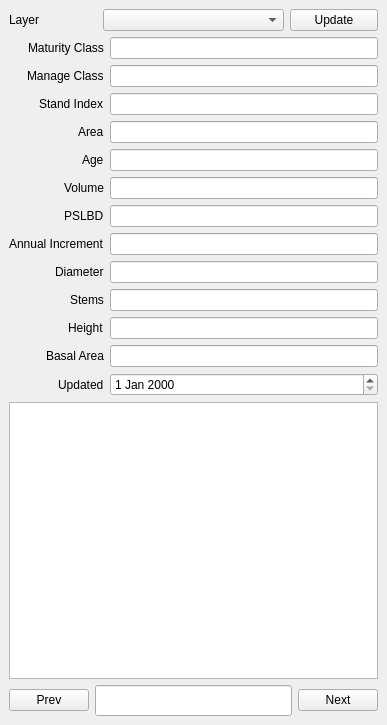
<?xml version="1.0" encoding="UTF-8"?>
<ui version="4.0">
 <class>StandBrowserDockWidgetBase</class>
 <widget class="QDockWidget" name="StandBrowserDockWidgetBase">
  <property name="geometry">
   <rect>
    <x>0</x>
    <y>0</y>
    <width>387</width>
    <height>725</height>
   </rect>
  </property>
  <widget class="QWidget" name="dockWidgetContents">
   <layout class="QGridLayout" name="gridLayout">
    <item row="3" column="0" colspan="4">
     <layout class="QFormLayout" name="formLayout">
      <property name="fieldGrowthPolicy">
       <enum>QFormLayout::AllNonFixedFieldsGrow</enum>
      </property>
      <property name="labelAlignment">
       <set>Qt::AlignRight|Qt::AlignTrailing|Qt::AlignVCenter</set>
      </property>
      <item row="1" column="0">
       <widget class="QLabel" name="lblMaturity">
        <property name="text">
         <string>Maturity Class</string>
        </property>
       </widget>
      </item>
      <item row="1" column="1">
       <widget class="QLineEdit" name="leMaturity">
        <property name="readOnly">
         <bool>true</bool>
        </property>
       </widget>
      </item>
      <item row="2" column="0">
       <widget class="QLabel" name="lblManage">
        <property name="text">
         <string>Manage Class</string>
        </property>
       </widget>
      </item>
      <item row="2" column="1">
       <widget class="QLineEdit" name="leManage"/>
      </item>
      <item row="3" column="0">
       <widget class="QLabel" name="lblSi">
        <property name="text">
         <string>Stand Index</string>
        </property>
       </widget>
      </item>
      <item row="3" column="1">
       <widget class="QLineEdit" name="leSi"/>
      </item>
      <item row="4" column="0">
       <widget class="QLabel" name="lblArea">
        <property name="text">
         <string>Area</string>
        </property>
       </widget>
      </item>
      <item row="4" column="1">
       <widget class="QLineEdit" name="leArea">
        <property name="readOnly">
         <bool>true</bool>
        </property>
       </widget>
      </item>
      <item row="5" column="0">
       <widget class="QLabel" name="lblAge">
        <property name="text">
         <string>Age</string>
        </property>
       </widget>
      </item>
      <item row="5" column="1">
       <widget class="QLineEdit" name="leAge"/>
      </item>
      <item row="6" column="0">
       <widget class="QLabel" name="lblVolume">
        <property name="text">
         <string>Volume</string>
        </property>
       </widget>
      </item>
      <item row="6" column="1">
       <widget class="QLineEdit" name="leVolume"/>
      </item>
      <item row="7" column="0">
       <widget class="QLabel" name="lblSpecies">
        <property name="text">
         <string>PSLBD</string>
        </property>
       </widget>
      </item>
      <item row="7" column="1">
       <widget class="QLineEdit" name="leSpecies"/>
      </item>
      <item row="8" column="0">
       <widget class="QLabel" name="lblCAI">
        <property name="text">
         <string>Annual Increment</string>
        </property>
        <property name="scaledContents">
         <bool>false</bool>
        </property>
       </widget>
      </item>
      <item row="8" column="1">
       <widget class="QLineEdit" name="leCAI"/>
      </item>
      <item row="9" column="0">
       <widget class="QLabel" name="lblDGV">
        <property name="text">
         <string>Diameter</string>
        </property>
       </widget>
      </item>
      <item row="9" column="1">
       <widget class="QLineEdit" name="leDGV"/>
      </item>
      <item row="10" column="0">
       <widget class="QLabel" name="lblN">
        <property name="text">
         <string>Stems</string>
        </property>
       </widget>
      </item>
      <item row="10" column="1">
       <widget class="QLineEdit" name="leN"/>
      </item>
      <item row="11" column="0">
       <widget class="QLabel" name="lblH">
        <property name="text">
         <string>Height</string>
        </property>
       </widget>
      </item>
      <item row="11" column="1">
       <widget class="QLineEdit" name="leH"/>
      </item>
      <item row="13" column="0">
       <widget class="QLabel" name="lblUpdated">
        <property name="text">
         <string>Updated</string>
        </property>
       </widget>
      </item>
      <item row="13" column="1">
       <widget class="QDateEdit" name="deUpdated"/>
      </item>
      <item row="12" column="1">
       <widget class="QLineEdit" name="leG"/>
      </item>
      <item row="12" column="0">
       <widget class="QLabel" name="lblG">
        <property name="text">
         <string>Basal Area</string>
        </property>
       </widget>
      </item>
     </layout>
    </item>
    <item row="1" column="1" colspan="2">
     <widget class="QComboBox" name="cbLayer"/>
    </item>
    <item row="4" column="0" colspan="4">
     <widget class="QPlainTextEdit" name="teComment"/>
    </item>
    <item row="1" column="0">
     <widget class="QLabel" name="lblLayer">
      <property name="text">
       <string>Layer</string>
      </property>
     </widget>
    </item>
    <item row="5" column="0" colspan="4">
     <layout class="QGridLayout" name="glActive">
      <property name="sizeConstraint">
       <enum>QLayout::SetMaximumSize</enum>
      </property>
      <item row="4" column="0">
       <widget class="QPushButton" name="pbPrev">
        <property name="text">
         <string>Prev</string>
        </property>
       </widget>
      </item>
      <item row="4" column="2">
       <widget class="QPushButton" name="pbNext">
        <property name="text">
         <string>Next</string>
        </property>
       </widget>
      </item>
      <item row="4" column="1">
       <widget class="QLineEdit" name="leActive">
        <property name="font">
         <font>
          <pointsize>14</pointsize>
          <weight>75</weight>
          <bold>true</bold>
         </font>
        </property>
        <property name="alignment">
         <set>Qt::AlignCenter</set>
        </property>
       </widget>
      </item>
     </layout>
    </item>
    <item row="1" column="3">
     <widget class="QPushButton" name="pbUpdate">
      <property name="text">
       <string>Update</string>
      </property>
     </widget>
    </item>
   </layout>
  </widget>
 </widget>
 <resources/>
 <connections/>
</ui>
